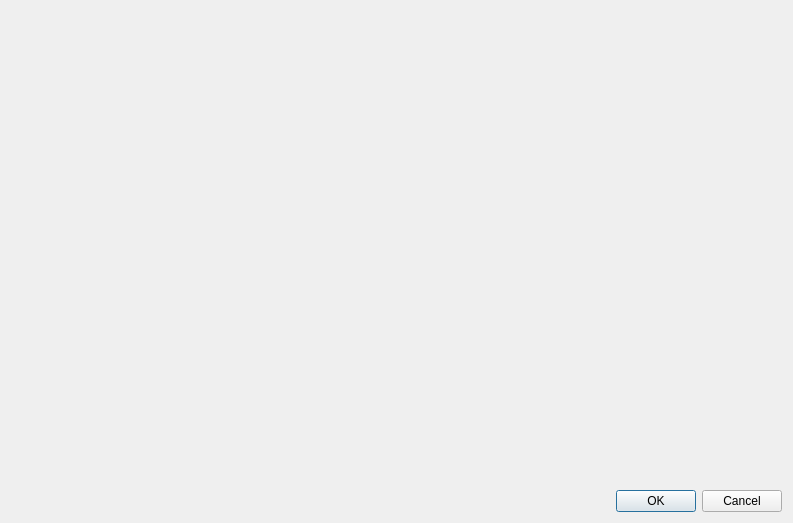
<?xml version="1.0" encoding="UTF-8"?>
<ui version="4.0">
 <class>Acceleration_Calibration_Wizard_Intro</class>
 <widget class="QWidget" name="Acceleration_Calibration_Wizard_Intro">
  <property name="geometry">
   <rect>
    <x>0</x>
    <y>0</y>
    <width>793</width>
    <height>523</height>
   </rect>
  </property>
  <property name="windowTitle">
   <string>Form</string>
  </property>
  <layout class="QVBoxLayout" name="verticalLayout">
   <item>
    <widget class="QLabel" name="description">
     <property name="text">
      <string/>
     </property>
     <property name="alignment">
      <set>Qt::AlignLeading|Qt::AlignLeft|Qt::AlignVCenter</set>
     </property>
     <property name="wordWrap">
      <bool>true</bool>
     </property>
    </widget>
   </item>
   <item>
    <spacer name="verticalSpacer">
     <property name="orientation">
      <enum>Qt::Vertical</enum>
     </property>
     <property name="sizeHint" stdset="0">
      <size>
       <width>20</width>
       <height>40</height>
      </size>
     </property>
    </spacer>
   </item>
   <item>
    <widget class="QDialogButtonBox" name="buttonBox">
     <property name="standardButtons">
      <set>QDialogButtonBox::Cancel|QDialogButtonBox::Ok</set>
     </property>
    </widget>
   </item>
  </layout>
 </widget>
 <resources/>
 <connections/>
</ui>
